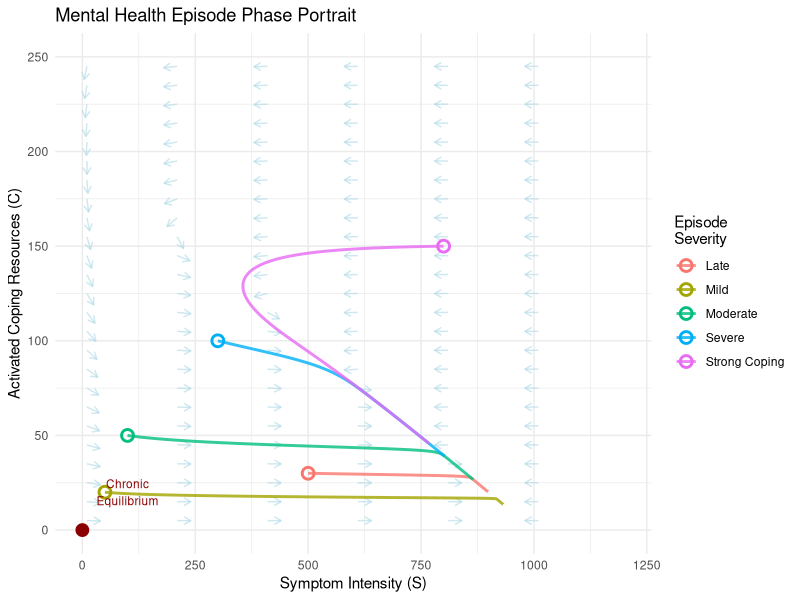
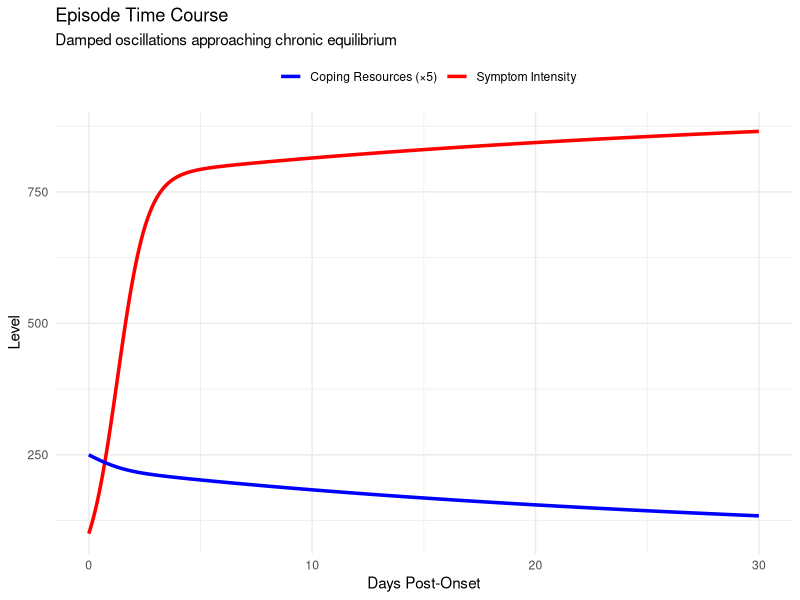
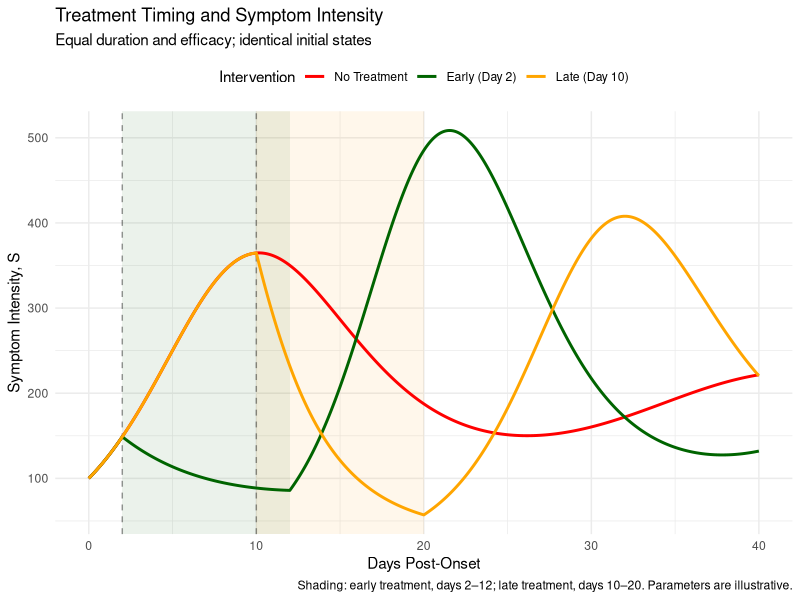
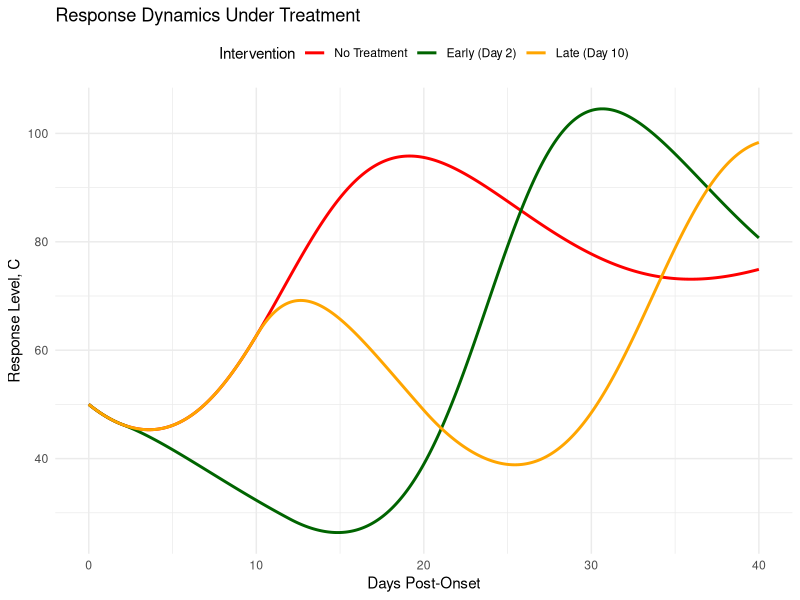
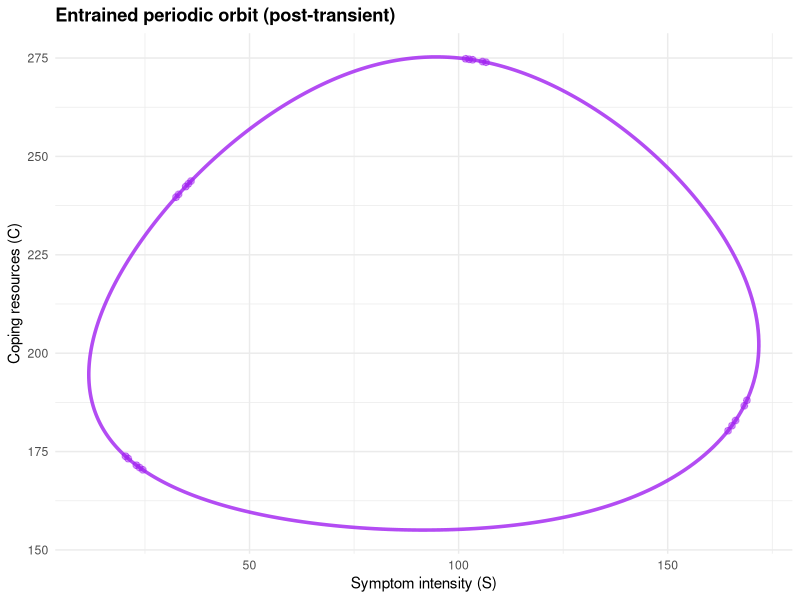
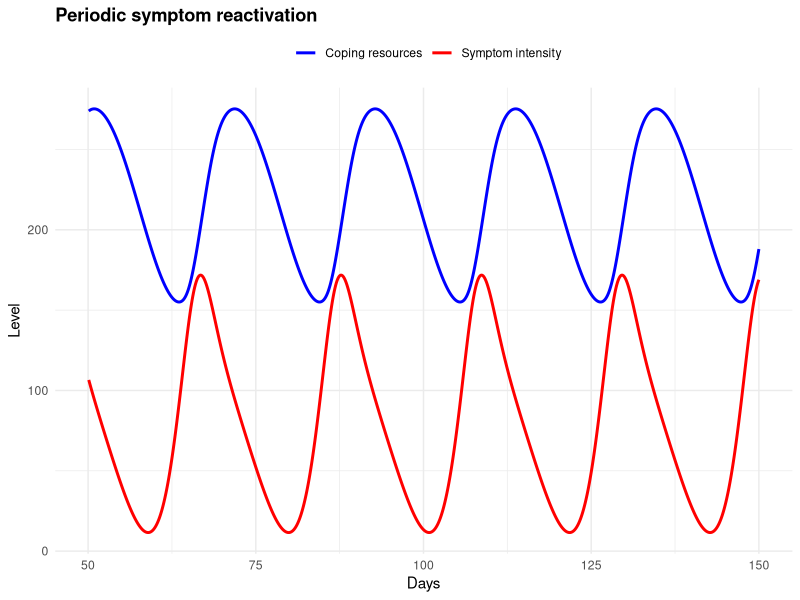
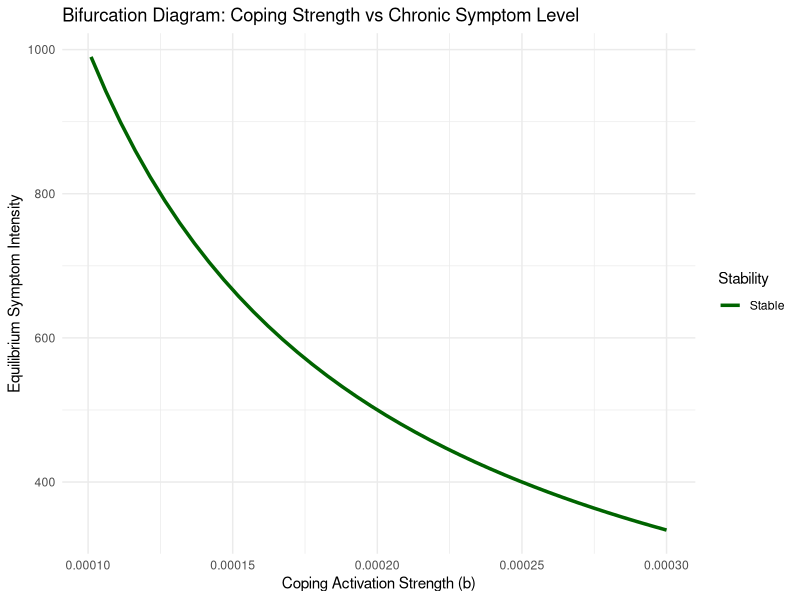

Reproduce these figures in R, in order.
## ---- chunk 1
library(ggplot2)
library(deSolve)
library(dplyr)

# Define mental health distress model
distress_model <- function(t, state, parameters) {
  with(as.list(c(state, parameters)), {
    dS <- r*S*(1 - S/K) - a*S*C
    dC <- b*S*C - d*C
    list(c(dS, dC))
  })
}

# Parameters for chronic distress scenario
params <- list(r = 2, K = 1000, a = 0.01, b = 0.0001, d = 0.1)

# Calculate fixed points
fp_remission <- c(S = 0, C = 0)
S_chronic <- params$d / params$b
C_chronic <- (params$r / params$a) * (1 - S_chronic / params$K)
fp_chronic <- c(S = S_chronic, C = C_chronic)

# Jacobian analysis at chronic equilibrium
J_chronic <- matrix(c(
  -params$r * S_chronic / params$K,
  -params$a * S_chronic,
  params$b * C_chronic,
  0
), nrow = 2, byrow = TRUE)

eigen_chronic <- eigen(J_chronic)
cat("Chronic Distress Fixed Point:\n")
cat("Symptom Intensity:", round(S_chronic, 2), "\n")
cat("Coping Resources:", round(C_chronic, 2), "\n")
cat("Eigenvalues:", eigen_chronic$values, "\n")
cat("Type: Stable Spiral\n\n")
## ---- chunk 2
# Create vector field
S_range <- seq(10, 1200, by = 50)
C_range <- seq(5, 250, by = 10)

vector_field <- expand.grid(S = S_range, C = C_range)

vector_field$dS <- with(vector_field,
  params$r*S*(1 - S/params$K) - params$a*S*C)
vector_field$dC <- with(vector_field,
  params$b*S*C - params$d*C)

# Normalize for visualization
vector_field$magnitude <- sqrt(vector_field$dS^2 + vector_field$dC^2)
vector_field$dS_norm <- vector_field$dS / vector_field$magnitude * 30
vector_field$dC_norm <- vector_field$dC / vector_field$magnitude * 7

# Generate episode trajectories from different initial conditions
simulate_episode <- function(S0, C0, t_max = 30) {
  times <- seq(0, t_max, by = 0.01)
  initial <- c(S = S0, C = C0)
  solution <- ode(y = initial, times = times,
                  func = distress_model, parms = params)
  return(as.data.frame(solution))
}

# Different episode scenarios
initial_conditions <- data.frame(
  S0 = c(50, 100, 300, 500, 800),
  C0 = c(20, 50, 100, 30, 150),
  scenario = c("Mild", "Moderate", "Severe", "Late", "Strong Coping")
)

all_trajectories <- data.frame()
for (i in 1:nrow(initial_conditions)) {
  traj <- simulate_episode(initial_conditions$S0[i],
                           initial_conditions$C0[i])
  traj$scenario <- initial_conditions$scenario[i]
  all_trajectories <- rbind(all_trajectories, traj)
}

# Create phase portrait
phase_plot <- ggplot() +
  geom_segment(data = vector_field[seq(1, nrow(vector_field), by = 4),],
               aes(x = S, y = C, xend = S + dS_norm, yend = C + dC_norm),
               arrow = arrow(length = unit(0.015, "npc")),
               color = "lightblue", alpha = 0.6) +
  geom_path(data = all_trajectories,
            aes(x = S, y = C, group = scenario, color = scenario),
            linewidth = 1, alpha = 0.8) +
  geom_point(aes(x = fp_chronic, y = fp_chronic),
             color = "darkred", size = 4, shape = 19) +
  geom_point(data = initial_conditions,
             aes(x = S0, y = C0, color = scenario),
             size = 3, shape = 1, stroke = 1.5) +
  annotate("text", x = fp_chronic + 100, y = fp_chronic + 20,
           label = "Chronic\nEquilibrium", color = "darkred", size = 3) +
  labs(
    title = "Mental Health Episode Phase Portrait",
    x = "Symptom Intensity (S)",
    y = "Activated Coping Resources (C)",
    color = "Episode\nSeverity"
  ) +
  theme_minimal() +
  coord_cartesian(xlim = c(0, 1200), ylim = c(0, 250)) +
  theme(legend.position = "right")

print(phase_plot)
## ---- chunk 3
# Extract time series for moderate episode
moderate_episode <- all_trajectories %>%
  filter(scenario == "Moderate")

# Create time series visualization
time_plot <- ggplot(moderate_episode, aes(x = time)) +
  geom_line(aes(y = S, color = "Symptom Intensity"), linewidth = 1.2) +
  geom_line(aes(y = C * 5, color = "Coping Resources (×5)"), linewidth = 1.2) +
  scale_color_manual(values = c("Symptom Intensity" = "red",
                                "Coping Resources (×5)" = "blue")) +
  labs(
    title = "Episode Time Course",
    x = "Days Post-Onset",
    y = "Level",
    color = "",
    subtitle = "Damped oscillations approaching chronic equilibrium"
  ) +
  theme_minimal() +
  theme(legend.position = "top")

print(time_plot)

# Calculate key clinical metrics
peak_symptom <- max(moderate_episode$S)
peak_time    <- moderate_episode$time[which.max(moderate_episode$S)]
peak_coping  <- max(moderate_episode$C)
coping_peak_time <- moderate_episode$time[which.max(moderate_episode$C)]

cat("\nClinical Metrics:\n")
cat("Peak symptom intensity:", round(peak_symptom, 0),
    "at day", round(peak_time, 1), "\n")
cat("Peak coping activation:", round(peak_coping, 0),
    "at day", round(coping_peak_time, 1), "\n")
cat("Coping response lag:", round(coping_peak_time - peak_time, 1), "days\n")
## ---- chunk 4
# Install once if needed:
# install.packages(c("deSolve", "ggplot2"))

library(deSolve)
library(ggplot2)

# ------------------------------------------------------------
# 1. Model parameters
# ------------------------------------------------------------

# Illustrative values only.
# Replace these with your original or calibrated parameters.
params <- c(
  r = 0.50,
  K = 1000,
  a = 0.005,
  b = 0.0005,
  d = 0.10
)

# ------------------------------------------------------------
# 2. Input validation
# ------------------------------------------------------------

check_scalar <- function(x, name, lower = -Inf, upper = Inf) {
  if (!is.numeric(x) ||
      length(x) != 1L ||
      !is.finite(x) ||
      x < lower ||
      x > upper) {
    stop(
      sprintf(
        "%s must be a finite numeric scalar in [%s, %s].",
        name, lower, upper
      ),
      call. = FALSE
    )
  }
}

validate_params <- function(parameters) {
  required <- c("r", "K", "a", "b", "d")

  if (!is.numeric(parameters) ||
      is.null(names(parameters)) ||
      anyDuplicated(names(parameters)) ||
      !all(required %in% names(parameters))) {
    stop(
      "parameters must be a named numeric vector containing r, K, a, b, d.",
      call. = FALSE
    )
  }

  p <- parameters[required]

  if (any(!is.finite(p)) ||
      any(p[c("r", "a", "b", "d")] < 0) ||
      p[["K"]] <= 0) {
    stop(
      "r, a, b, and d must be nonnegative; K must be positive.",
      call. = FALSE
    )
  }

  p
}

# ------------------------------------------------------------
# 3. ODE system
# ------------------------------------------------------------

# effective_r is constant within each integration segment.
treatment_effect <- function(t, state, parameters) {
  S <- state[["S"]]
  C <- state[["C"]]

  dS <- parameters[["effective_r"]] * S *
    (1 - S / parameters[["K"]]) -
    parameters[["a"]] * S * C

  dC <- parameters[["b"]] * S * C -
    parameters[["d"]] * C

  list(c(S = dS, C = dC))
}

# ------------------------------------------------------------
# 4. Simulation with explicit treatment boundaries
# ------------------------------------------------------------

simulate_treatment <- function(
    S0,
    C0,
    treat_day,
    duration = 10,
    efficacy = 0.7,
    t_max = 40,
    dt = 0.01,
    parameters = params,
    rtol = 1e-8,
    atol = 1e-10) {

  p <- validate_params(parameters)

  check_scalar(S0, "S0", lower = 0)
  check_scalar(C0, "C0", lower = 0)
  check_scalar(treat_day, "treat_day", lower = 0)
  check_scalar(duration, "duration", lower = 0)
  check_scalar(efficacy, "efficacy", lower = 0, upper = 1)
  check_scalar(t_max, "t_max", lower = 0)
  check_scalar(dt, "dt", lower = 0)
  check_scalar(rtol, "rtol", lower = 0)
  check_scalar(atol, "atol", lower = 0)

  if (t_max == 0 || dt == 0 || rtol == 0 || atol == 0) {
    stop("t_max, dt, rtol, and atol must be positive.",
         call. = FALSE)
  }

  treat_end <- treat_day + duration

  if (!is.finite(treat_end)) {
    stop("treat_day + duration must be finite.", call. = FALSE)
  }

  # Split only at boundaries inside the simulation interval.
  switches <- c(treat_day, treat_end)
  switches <- switches[switches > 0 & switches < t_max]

  boundaries <- sort(unique(c(0, switches, t_max)))

  # Include switching times and the final time exactly.
  times <- sort(unique(c(
    seq(0, t_max, by = dt),
    boundaries
  )))

  state <- c(S = S0, C = C0)
  pieces <- vector("list", length(boundaries) - 1L)

  for (i in seq_len(length(boundaries) - 1L)) {
    left <- boundaries[i]
    right <- boundaries[i + 1L]

    # Treatment status is constant over this segment.
    midpoint <- left + (right - left) / 2

    treatment_on <- (
      duration > 0 &&
      midpoint >= treat_day &&
      midpoint < treat_end
    )

    segment_params <- c(
      p,
      effective_r = p[["r"]] *
        if (treatment_on) (1 - efficacy) else 1
    )

    segment_times <- sort(unique(c(
      left,
      times[times > left & times < right],
      right
    )))

    segment <- as.data.frame(
      deSolve::ode(
        y = state,
        times = segment_times,
        func = treatment_effect,
        parms = segment_params,
        method = "lsoda",
        tcrit = right,
        rtol = rtol,
        atol = atol
      )
    )

    # Carry the terminal state into the next segment.
    state <- c(
      S = tail(segment$S, 1),
      C = tail(segment$C, 1)
    )

    # Avoid duplicate rows at shared boundaries.
    if (i > 1L) {
      segment <- segment[-1L, , drop = FALSE]
    }

    pieces[[i]] <- segment
  }

  solution <- do.call(rbind, pieces)
  rownames(solution) <- NULL

  solution
}

# ------------------------------------------------------------
# 5. Untreated baseline
# ------------------------------------------------------------

simulate_episode <- function(
    S0,
    C0,
    t_max = 40,
    dt = 0.01,
    parameters = params) {

  simulate_treatment(
    S0 = S0,
    C0 = C0,
    treat_day = 0,
    duration = 0,
    efficacy = 0,
    t_max = t_max,
    dt = dt,
    parameters = parameters
  )
}

# ------------------------------------------------------------
# 6. Compare identical initial conditions
# ------------------------------------------------------------

no_treatment <- simulate_episode(100, 50, t_max = 40)
no_treatment$condition <- "No Treatment"

early_treatment <- simulate_treatment(
  S0 = 100,
  C0 = 50,
  treat_day = 2,
  duration = 10,
  efficacy = 0.7
)
early_treatment$condition <- "Early (Day 2)"

late_treatment <- simulate_treatment(
  S0 = 100,
  C0 = 50,
  treat_day = 10,
  duration = 10,
  efficacy = 0.7
)
late_treatment$condition <- "Late (Day 10)"

condition_order <- c(
  "No Treatment",
  "Early (Day 2)",
  "Late (Day 10)"
)

treatment_comparison <- rbind(
  no_treatment,
  early_treatment,
  late_treatment
)

treatment_comparison$condition <- factor(
  treatment_comparison$condition,
  levels = condition_order
)

# ------------------------------------------------------------
# 7. Outcome measures
# ------------------------------------------------------------

trapezoid_auc <- function(time, values) {
  n <- length(time)

  sum(
    diff(time) *
      (values[-n] + values[-1L]) / 2
  )
}

summarize_solution <- function(solution) {
  peak_index <- which.max(solution$S)

  data.frame(
    condition = as.character(solution$condition[1]),
    peak_S = solution$S[peak_index],
    time_of_peak = solution$time[peak_index],
    AUC_S = trapezoid_auc(solution$time, solution$S),
    final_S = tail(solution$S, 1),
    final_C = tail(solution$C, 1)
  )
}

outcomes <- do.call(
  rbind,
  lapply(
    split(
      treatment_comparison,
      treatment_comparison$condition,
      drop = TRUE
    ),
    summarize_solution
  )
)

rownames(outcomes) <- NULL

outcomes <- outcomes[
  match(condition_order, outcomes$condition),
  ,
  drop = FALSE
]

baseline_auc <- outcomes$AUC_S[
  outcomes$condition == "No Treatment"
]

outcomes$AUC_reduction_percent <- if (baseline_auc > 0) {
  100 * (baseline_auc - outcomes$AUC_S) / baseline_auc
} else {
  NA_real_
}

print(outcomes, row.names = FALSE)

# ------------------------------------------------------------
# 8. Symptom trajectories
# ------------------------------------------------------------

treatment_plot <- ggplot(
  treatment_comparison,
  aes(x = time, y = S, color = condition)
) +
  # Draw treatment windows behind the trajectories.
  annotate(
    "rect",
    xmin = 2, xmax = 12,
    ymin = -Inf, ymax = Inf,
    alpha = 0.08, fill = "darkgreen"
  ) +
  annotate(
    "rect",
    xmin = 10, xmax = 20,
    ymin = -Inf, ymax = Inf,
    alpha = 0.08, fill = "orange"
  ) +
  geom_vline(
    xintercept = c(2, 10),
    linetype = "dashed",
    alpha = 0.4
  ) +
  geom_line(linewidth = 1) +
  scale_color_manual(
    values = c(
      "No Treatment" = "red",
      "Early (Day 2)" = "darkgreen",
      "Late (Day 10)" = "orange"
    )
  ) +
  labs(
    title = "Treatment Timing and Symptom Intensity",
    subtitle = "Equal duration and efficacy; identical initial states",
    x = "Days Post-Onset",
    y = "Symptom Intensity, S",
    color = "Intervention",
    caption = paste(
      "Shading: early treatment, days 2–12;",
      "late treatment, days 10–20.",
      "Parameters are illustrative."
    )
  ) +
  theme_minimal() +
  theme(legend.position = "top")

print(treatment_plot)

# Optional: inspect the coupled response variable.
response_plot <- ggplot(
  treatment_comparison,
  aes(x = time, y = C, color = condition)
) +
  geom_line(linewidth = 1) +
  scale_color_manual(
    values = c(
      "No Treatment" = "red",
      "Early (Day 2)" = "darkgreen",
      "Late (Day 10)" = "orange"
    )
  ) +
  labs(
    title = "Response Dynamics Under Treatment",
    x = "Days Post-Onset",
    y = "Response Level, C",
    color = "Intervention"
  ) +
  theme_minimal() +
  theme(legend.position = "top")

print(response_plot)
## ---- chunk 5
library(ggplot2)
library(deSolve)

relapse_model <- function(t, state, parameters) {
  with(as.list(c(state, parameters)), {
    S <- max(S, 0); C <- max(C, 0)                 # guard against numerical undershoot
    forcing <- theta * (1 + sin(omega * t)) / 2    # non-negative stressor input
    dS <- r*S*(1 - S/K) - a*S*C - mu*S + forcing
    dC <- b*S*C - d*C + M / (1 + exp(-alpha * (S - S_threshold)))
    list(c(dS, dC))
  })
}

periodic_params <- list(
  r = 0.8, K = 1000, a = 0.005, b = 0.0008, d = 0.08, mu = 0.1,
  theta = 80, omega = 0.3,
  M = 20, alpha = 0.05, S_threshold = 150
)

times_long       <- seq(0, 150, by = 0.1)
initial_periodic <- c(S = 400, C = 60)

periodic_df <- as.data.frame(ode(
  y = initial_periodic, times = times_long, func = relapse_model,
  parms = periodic_params, method = "lsoda", rtol = 1e-6, atol = 1e-6
))

stopifnot(all(is.finite(periodic_df$S)), all(is.finite(periodic_df$C)))

transient_cutoff <- 50
plot_data  <- subset(periodic_df, time > transient_cutoff)
point_data <- plot_data[round(seq(1, nrow(plot_data), length.out = 20)), ]

cycle_phase <- ggplot(plot_data, aes(S, C)) +
  geom_path(color = "purple", linewidth = 1.2, alpha = 0.8) +
  geom_point(data = point_data, color = "purple", size = 2, alpha = 0.5) +
  labs(title = "Entrained periodic orbit (post-transient)",
       x = "Symptom intensity (S)", y = "Coping resources (C)") +
  theme_minimal() + theme(plot.title = element_text(face = "bold"))

cycle_time <- ggplot(plot_data, aes(x = time)) +
  geom_line(aes(y = S, color = "Symptom intensity"), linewidth = 1) +
  geom_line(aes(y = C, color = "Coping resources"),  linewidth = 1) +
  scale_color_manual(values = c("Symptom intensity" = "red",
                                "Coping resources"  = "blue")) +
  labs(title = "Periodic symptom reactivation", x = "Days", y = "Level", color = "") +
  theme_minimal() +
  theme(legend.position = "top", plot.title = element_text(face = "bold"))

print(cycle_phase); print(cycle_time)

cat("Mean S:", round(mean(plot_data$S), 1), " Mean C:", round(mean(plot_data$C), 1), "\n")
cat("S range:", round(range(plot_data$S), 1), "\n")
cat("C range:", round(range(plot_data$C), 1), "\n")

# Period check: spacing of S maxima should be close to 2*pi/omega
pk <- which(diff(sign(diff(plot_data$S))) == -2) + 1
cat("Mean peak spacing:", round(mean(diff(plot_data$time[pk])), 2),
    " vs 2*pi/omega =", round(2*pi/periodic_params$omega, 2), "\n")
## ---- chunk 6
# Bifurcation analysis varying coping activation strength
b_values       <- seq(0.00005, 0.0003, length.out = 50)
bifurcation_data <- data.frame()

for (b_val in b_values) {
  params_bif   <- params
  params_bif$b <- b_val

  # Calculate chronic equilibrium
  S_eq <- params_bif$d / b_val
  C_eq <- (params_bif$r / params_bif$a) * (1 - S_eq / params_bif$K)

  if (C_eq > 0 && S_eq < params_bif$K) {
    J <- matrix(c(
      -params_bif$r * S_eq / params_bif$K,
      -params_bif$a * S_eq,
      b_val * C_eq,
      0
    ), nrow = 2, byrow = TRUE)

    eigs       <- eigen(J)$values
    max_real   <- max(Re(eigs))

    bifurcation_data <- rbind(bifurcation_data, data.frame(
      b           = b_val,
      S_eq        = S_eq,
      C_eq        = C_eq,
      max_real_eig = max_real,
      stable      = max_real < 0
    ))
  }
}

# Plot bifurcation diagram
bifurcation_plot <- ggplot(bifurcation_data,
                           aes(x = b, y = S_eq, color = stable)) +
  geom_line(linewidth = 1.2) +
  scale_color_manual(values = c("TRUE" = "darkgreen", "FALSE" = "red"),
                     labels = c("Stable", "Unstable")) +
  labs(
    title  = "Bifurcation Diagram: Coping Strength vs Chronic Symptom Level",
    x      = "Coping Activation Strength (b)",
    y      = "Equilibrium Symptom Intensity",
    color  = "Stability"
  ) +
  theme_minimal()

print(bifurcation_plot)
